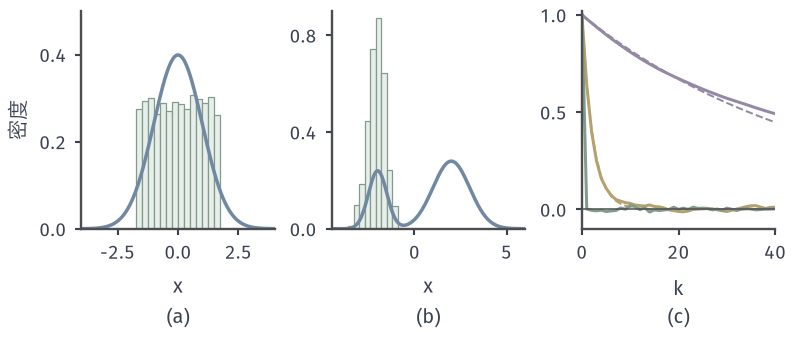

Reproduce this figure in Python.
from pathlib import Path
import sys
ROOT = next(p for p in Path(__file__).resolve().parents if (p/"build.sh").is_file() and (p/"tex/book.tex").is_file())
sys.path.insert(0, str(ROOT/"figures/07-probability/08-sampling-and-integration/matplotlib/sgen-common"))
from sgen_common import *
# Target: what histograms, moments and autocorrelations can and cannot show.
# (a) 5000 draws of Unif(-sqrt3, sqrt3) (mean 0, variance 1) against the N(0,1) density; seed 14.
# (b) first 1000 states of random-walk Metropolis (step 0.3, start -2, seed 9) on the mixture
#     0.3 N(-2, 0.5^2) + 0.7 N(2, 1), against the mixture density.
# (c) sample autocorrelation of X_1 along systematic-scan Gibbs for N(0, [[1, rho],[rho, 1]]), rho = 0.8, 0.99,
#     and of independent draws; 20000 sweeps, seed 15; dashed: rho^{2k}.
fig, (A, B, C) = figure(width_mm=112, height_mm=48, ncols=3)
for ax in (A, B, C): style(ax)
rng = np.random.default_rng(14)
u = math.sqrt(3)*(2*rng.random(5000)-1)
x = np.linspace(-4, 4, 400)
A.hist(u, bins=np.linspace(-4, 4, 33), density=True, color=GREEN_FILL, edgecolor=GREEN, lw=.5)
A.plot(x, npdf(x), color=BLUE, lw=1.4)
A.set_xlim(-4, 4); A.set_ylim(0, .5); A.set_yticks([0, .2, .4]); A.set_ylabel('密度'); sub(A, 'a', '$x$')
logp = lambda x: math.log(mix_pdf(np.array([x]))[0]+1e-300)
ch, _ = rwmh(logp, -2.0, .3, 3000, np.random.default_rng(9))
x = np.linspace(-4.5, 6, 400)
B.hist(ch[:1000], bins=np.linspace(-4.5, 6, 36), density=True, color=GREEN_FILL, edgecolor=GREEN, lw=.5)
B.plot(x, mix_pdf(x), color=BLUE, lw=1.4)
B.set_xlim(-4.5, 6); B.set_ylim(0, .9); B.set_yticks([0, .4, .8]); sub(B, 'b', '$x$')
rng = np.random.default_rng(15); n = 20000; K = 40
facts = {'unif_mean': float(u.mean()), 'unif_var': float(u.var()), 'chain_first1000_max': float(ch[:1000].max())}
for rho, col in ((.8, YELLOW), (.99, PURPLE)):
    s = math.sqrt(1-rho**2); x1, x2 = 0., 0.; X1 = np.empty(n)
    for t in range(n):
        x1 = rho*x2+s*rng.standard_normal(); x2 = rho*x1+s*rng.standard_normal(); X1[t] = x1
    C.plot(range(K+1), acf(X1, K), color=col, lw=1.2)
    C.plot(range(K+1), rho**(2*np.arange(K+1)), color=col, lw=.8, ls='--')
C.plot(range(K+1), acf(rng.standard_normal(n), K), color=GREEN, lw=1.2)
C.axhline(0, color=LINE, lw=.6)
C.set_xlim(0, K); C.set_ylim(-.1, 1.02); C.set_yticks([0, .5, 1]); sub(C, 'c', '滞后 $k$'.split(' ')[1])
save(fig, HERE(__file__), 'figure', facts)
print(facts)
